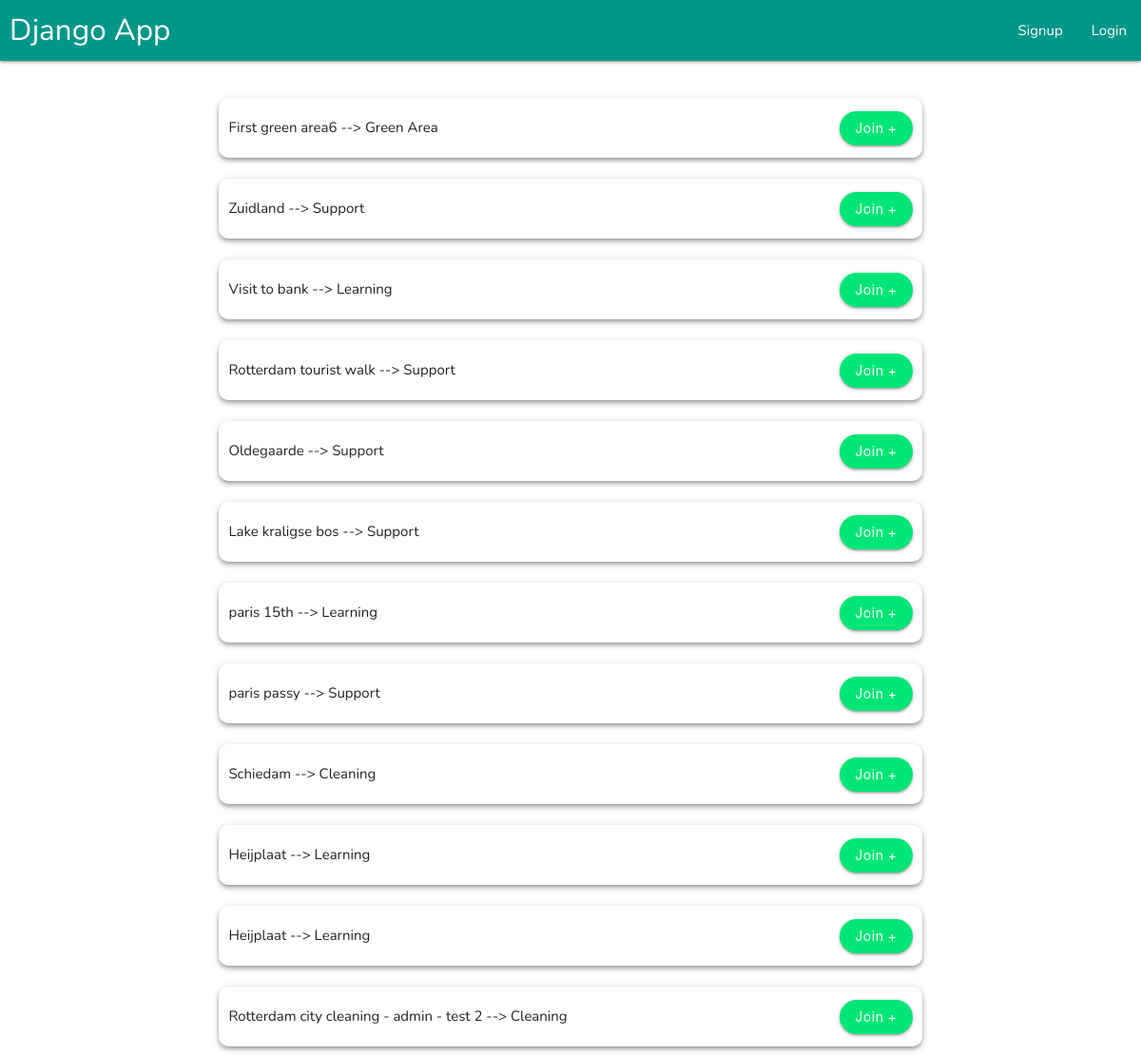
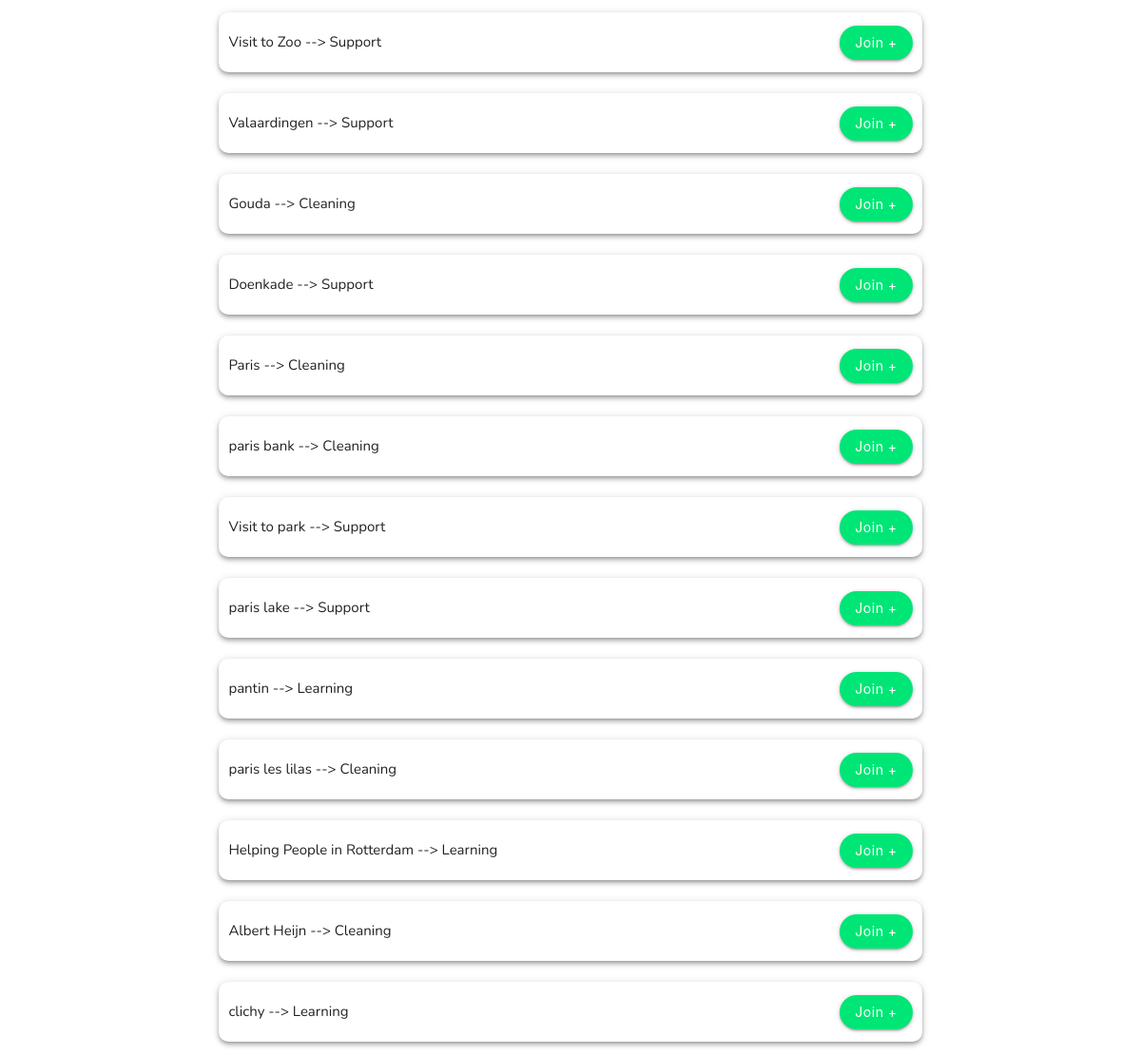
The page / on the database its author committed (2 pictures, top to bottom).
### root/models.py (models this page shows, shortened)
class Initiative_Table(models.Model):
    title           = models.CharField(max_length=10000,blank=True,default='')
    description     = models.TextField(max_length=1000000,blank=True,default='')
    place_name      = models.CharField(max_length=1000000,blank=True,default='')
    longitude       = models.CharField(max_length=10000,blank=True,default='')
    latitude        = models.CharField(max_length=10000,blank=True,default='')
    event_date      = models.CharField(max_length=10000,blank=True,default='',null=True)
    date_object     = models.DateField(blank=True,null=True)
    category        = models.ForeignKey(Initiative_Category,on_delete=models.CASCADE,related_name="Category",default=None)
    is_green_area   = models.BooleanField(default=False,blank=True)
    owner           = models.ForeignKey(User,on_delete=models.CASCADE,related_name="owner",default=None)
    enrolled        = models.ManyToManyField(User, related_name="enrolled",blank=True)
    def __str__(self):
        return str(self.title)+ ' --> ' + str(self.category.category)

class Initiative_Category(models.Model):
    category        = models.CharField(max_length=10000,blank=True,default='')

### dashboards/views.py (the view)
# urls.py: path('', Prepare_Main_page, name='Prepare_Main_page'),
def Prepare_Main_page(request):
    initiatives = Initiative_Table.objects.all().order_by('date_object')
    categories = Initiative_Category.objects.all().order_by("category")
    return render(request,'root/index.html', {
        "page_title":"All Initiative",
        'initiatives':initiatives,
        "categories":categories
    })

### Templates/root/index.html (shortened to what this page needs)
{% extends 'base.html' %}v
{% block 'mainbody' %}
<br>
<div class="container">
<div style="margin:2% 6%">
   {% for initiative in initiatives %}
      <div class="z-depth-2" style="border-radius: 10px;padding: 5px 10px;">
        <div>
          <div style="display: flex;align-items: center;flex-direction: row;">
          <p >{{initiative}} </p>
            <button style="border-radius: 30px;margin-left: auto;font-size: px;" class="green accent-3  waves-effect waves-light btn right ">
              Join +
            </button>
          </div>
        </div>
      </div>
      <br>
   {% endfor %}
</div>
</div>
{% endblock 'mainbody' %}

### Static/css/general_fixing.css (style rules this page uses)
:root { --geocoder_input_height: 36px !important; }

### Templates/base.html (style rules this page uses)
html { height: 100% !important; }
body { font-family: 'Nunito', sans-serif; text-align: justify; height: 100% !important; }
.btn { text-transform: none !important; }
html, body { height: 100% !important; }

### rows shown on the page
Initiative_Table: title+category "First green area6 --> Green Area"
Initiative_Table: title+category "Zuidland --> Support"
Initiative_Table: title+category "Visit to bank --> Learning"
Initiative_Table: title+category "Rotterdam tourist walk --> Support"
Initiative_Table: title+category "Oldegaarde --> Support"
Initiative_Table: title+category "Lake kraligse bos --> Support"
Initiative_Table: title+category "paris 15th --> Learning"
Initiative_Table: title+category "paris passy --> Support"
Initiative_Table: title+category "Schiedam --> Cleaning"
Initiative_Table: title+category "Heijplaat --> Learning"
Initiative_Table: title+category "Heijplaat --> Learning"
Initiative_Table: title+category "Rotterdam city cleaning - admin - test 2 --> Cleaning"
Initiative_Table: title+category "Visit to Zoo --> Support"
Initiative_Table: title+category "Valaardingen --> Support"
Initiative_Table: title+category "Gouda --> Cleaning"
Initiative_Table: title+category "Doenkade --> Support"
Initiative_Table: title+category "Paris --> Cleaning"
Initiative_Table: title+category "paris bank --> Cleaning"
Initiative_Table: title+category "Visit to park --> Support"
Initiative_Table: title+category "paris lake --> Support"
Initiative_Table: title+category "pantin --> Learning"
Initiative_Table: title+category "paris les lilas --> Cleaning"
Initiative_Table: title+category "Helping People in Rotterdam --> Learning"
Initiative_Table: title+category "Albert Heijn --> Cleaning"
Initiative_Table: title+category "clichy --> Learning"
